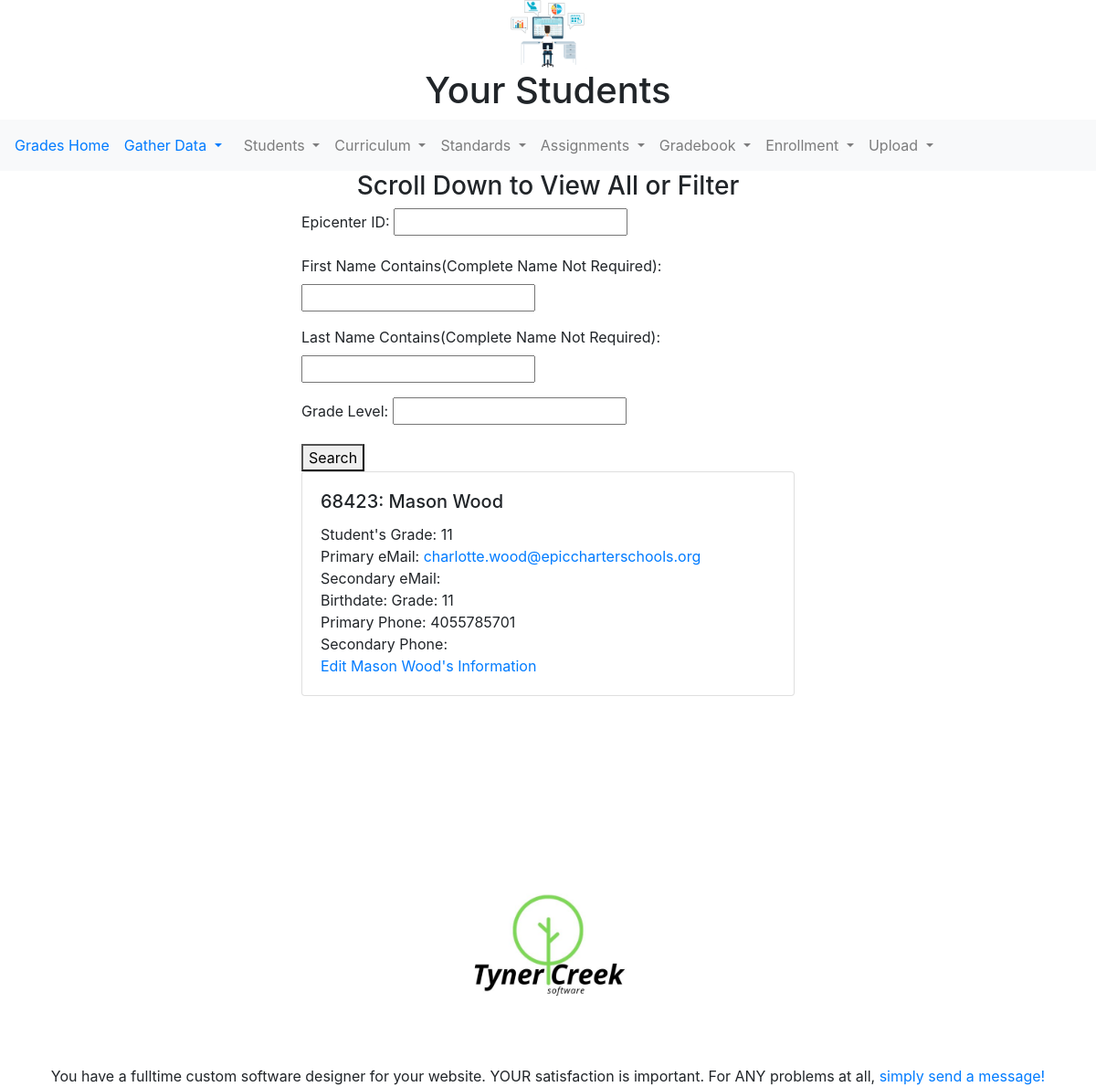
The app's page /students/ (signed in) with its own data.
### mygrades/models.py (models this page shows, shortened)
class Student(models.Model):
    GRADELEVEL = [
        ("P", "Pre-K"),
        ("K", "Kinder"),
        ("1", "1"),
        ("2", "2"),
        ("3", "3"),
        ("4", "4"),
        ("5", "5"),
        ("6", "6"),
        ("7", "7"),
        ("8", "8"),
        ("9", "9"),
        ("10", "10"),
        ("11", "11"),
        ("12", "12"),
    ]
    epicenter_id = models.CharField(
        null=False, blank=False, unique=True, max_length=10
    )
    last_name = models.CharField(null=False, max_length=50)
    first_name = models.CharField(null=False, max_length=50)
    email = models.EmailField(null=False, max_length=120)
    phone_number = models.CharField(null=False, max_length=50)
    additional_email = models.EmailField(max_length=120, null=True)
    additional_phone_number = models.CharField(max_length=20, null=True)
    grade = models.CharField(max_length=20, choices=GRADELEVEL, null=False)
    def get_edit_url(self):
        return "/students/{self.epicenter_id}/edit".format(self=self)

### mygrades/views.py (the view)
# urls.py: path("students/", student_list_view),
@login_required
def student_list_view(request):
    my_title = "Your Students"
    qs = Student.objects.all()
    student_filter = StudentFilter(request.GET, queryset=qs)
    template_name = "student_list_view.html"
    context = {"object_list": student_filter, "title": my_title}
    return render(request, template_name, context)

### mygrades/templates/student_list_view.html
{% extends "base.html" %}
{% block content %}
<h3 align="center"> Scroll Down to View All or Filter </h3>
<form method="get">
    {{ object_list.form.as_p }}
    <button type="submit">Search</button>
</form>
{% for object in object_list.qs%}
{% include 'student_list_inline.html'%}
{% endfor %}
{% endblock %}

### mygrades/templates/student_list_inline.html
<div class='col-20 col-md-50 mb-1 mx-auto'>
<div class='card'>
  <div class='card-body'>
      <h5 class = 'card-title'>  {{object.epicenter_id}}:
        {{object.first_name}} {{object.last_name}} </h5> Student's Grade: {{object.grade}}
      <div class = 'card-text'> Primary eMail: <a href = "mailto:{{enrollment.student.email}}">{{object.email}}</a><br/></div>
        <div class = 'card-text'> Secondary eMail: <a href = "mailto:{{enrollment.student.additional_email}}">{{object.additional_email}}</a><br/> </div>
      <div class = 'card-text'>Birthdate: {{object.date_of_birth}}
        Grade: {{object.grade}}</div>
        <div class = 'card-text'>Primary Phone: {{object.phone_number}}<br/>
        Secondary Phone: {{object.additional_phone_number}}<br/>
      </div>
      <a href='{{ object.get_edit_url }}' > Edit {{object.first_name}}
        {{object.last_name}}'s Information</a>
  </div>
</div>
</div>

### records on screen
Student: epicenter_id "68423", first_name "Mason", last_name "Wood", grade "11", email "charlotte.wood@epiccharterschools.org", phone_number "4055785701"

### other values on screen
{{ title }} "Your Students"
